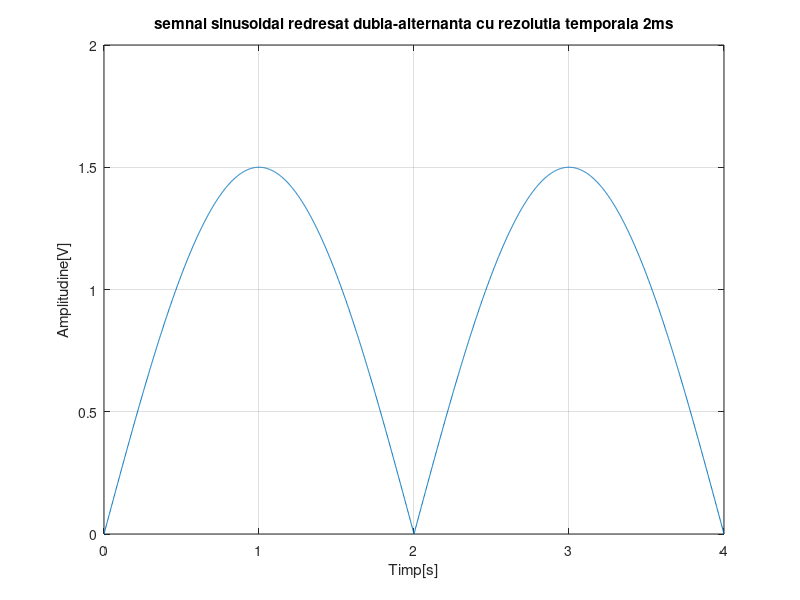
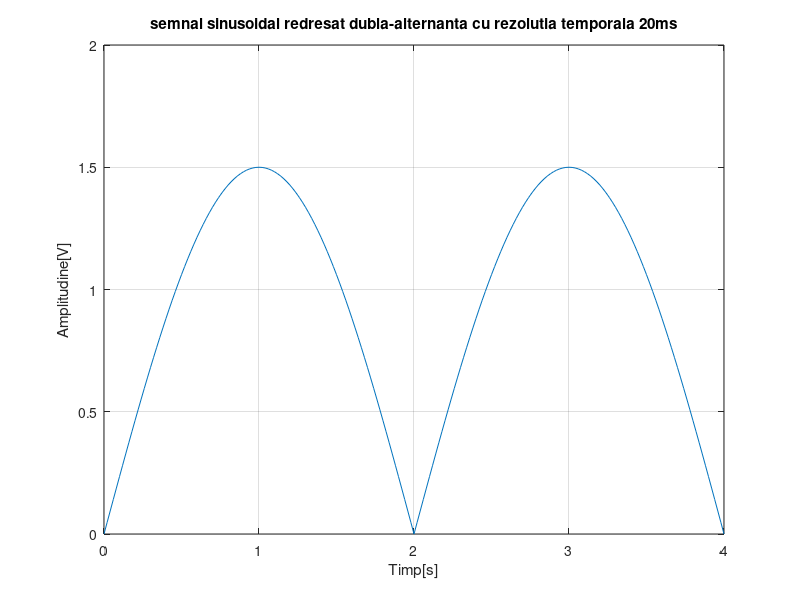
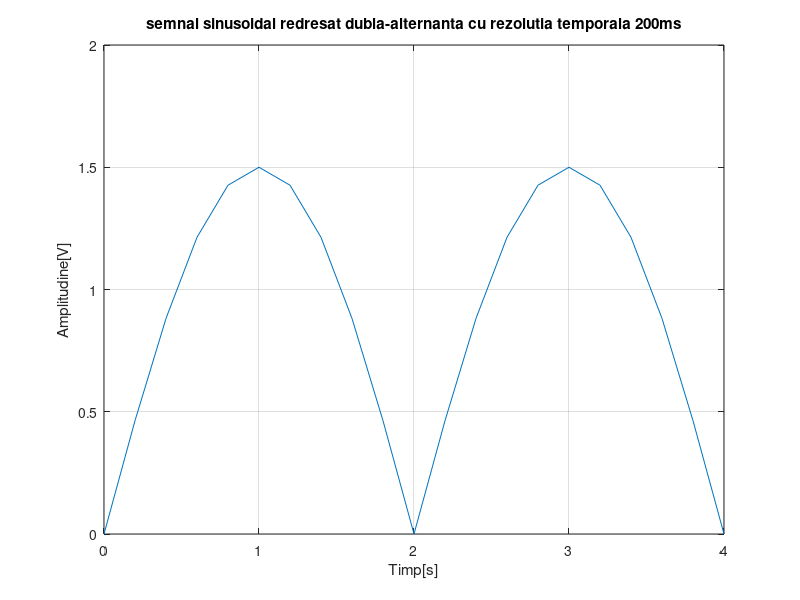

These charts were generated, in order, by the following MATLAB code:
%semnal sinusoidal redresat dubla-alternanta cu rezolutia temporala 2ms

T = 4;     %perioada
a = 1.5;   %amplitudinea
t1 = 0:0.002:4;  
%t1 este un vector ce contine valori de la 0 la 4 cu pasul 0.002(rezolutia)
f = 1/T;   %frecventa
s1 = 0;   %suma este 0 initial
for q=1:1:9999
    s1 = s1 + (4*a)*(cos(2*q*2*pi*f*t1))/(4*q*q*pi - 1*pi);
    d1 = (2*a/pi) - s1;
    %aceasta este forma unui semnal sinusoidal redresat dubla alternanta
    %q ar fi trebuit sa ia valori pana la infinit(Inf) in loc de 9999,
    %dar dureaza prea mult timp pana la afisarea graficului
end
figure(1)   %dorim ca reprezentarile grafice sa fie in ferestre separate 
%iar graficul ce urmeaza are numarul 1

plot(t1, d1), grid   
%plot face reprezentarea grafica a lui d1 in functie de t1
%grid traseaza pe grafic linii pentru a il citi mai usor

title('semnal sinusoidal redresat dubla-alternanta cu rezolutia temporala 2ms')
xlabel('Timp[s]'), ylabel('Amplitudine[V]')
%title pune reprezentarii grafice un titlu
%xlabel pune reprezentarii grafice un nume pe abscisa
%ylabel pune reprezentarii grafice un nume pe ordonata


%semnal sinusoidal redresat dubla-alternanta cu rezolutia temporala 20ms
t2 = 0:0.02:4;
s2 = 0;
for q=1:1:9999
    s2 = s2 + (4*a)*(cos(2*q*2*pi*f*t2))/(4*q*q*pi - 1*pi);
    d2 = (2*a/pi) - s2;
end
figure(2)
plot(t2, d2), grid
title('semnal sinusoidal redresat dubla-alternanta cu rezolutia temporala 20ms')
xlabel('Timp[s]'), ylabel('Amplitudine[V]')



%semnal sinusoidal redresat dubla-alternanta cu rezolutia temporala 200ms
t3 = 0:0.2:4;
s3 = 0;
for q=1:1:9999
    s3 = s3 + (4*a)*(cos(2*q*2*pi*f*t3))/(4*q*q*pi - 1*pi);
    d3 = (2*a/pi) - s3;
end
figure(3)
plot(t3, d3), grid
title('semnal sinusoidal redresat dubla-alternanta cu rezolutia temporala 200ms')
xlabel('Timp[s]'), ylabel('Amplitudine[V]')
